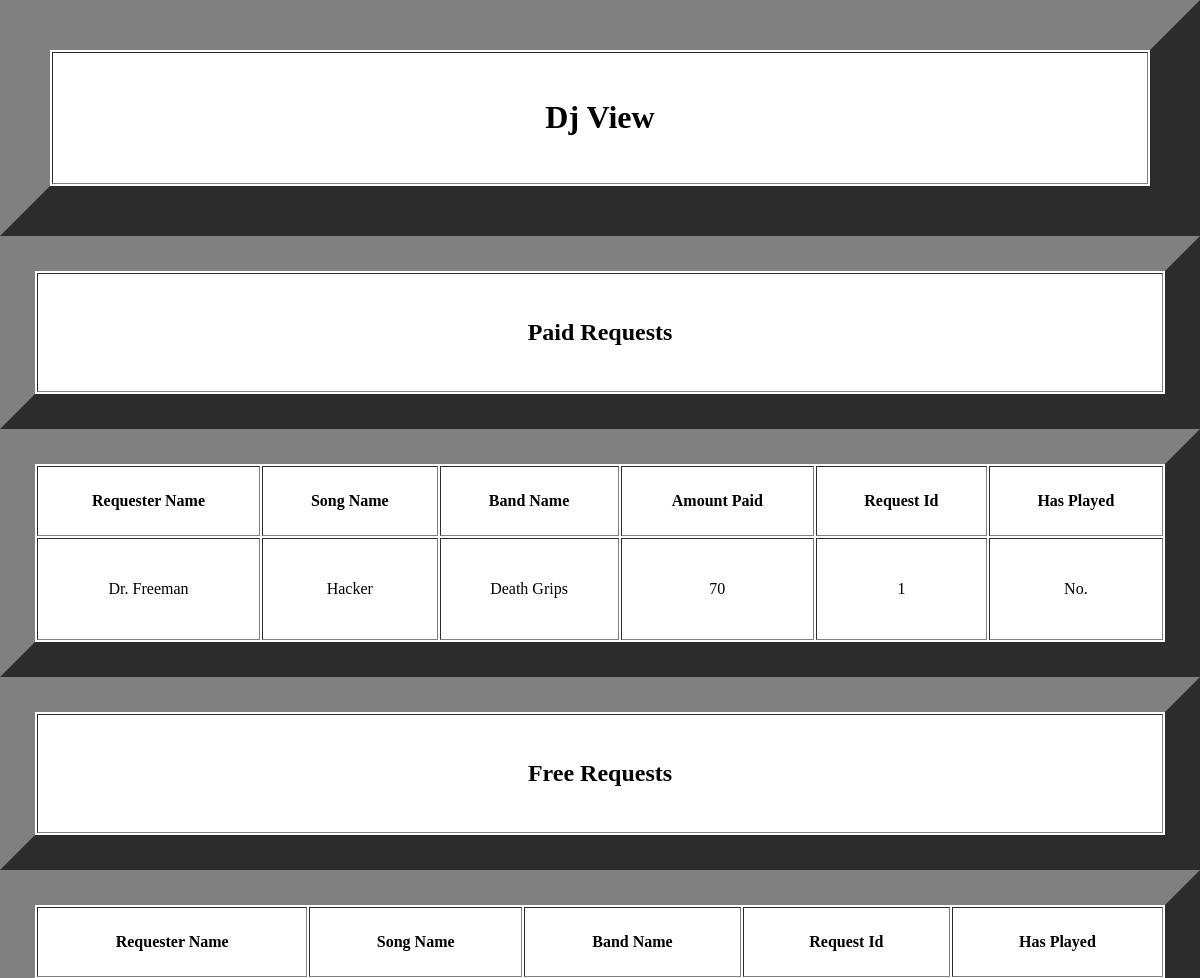
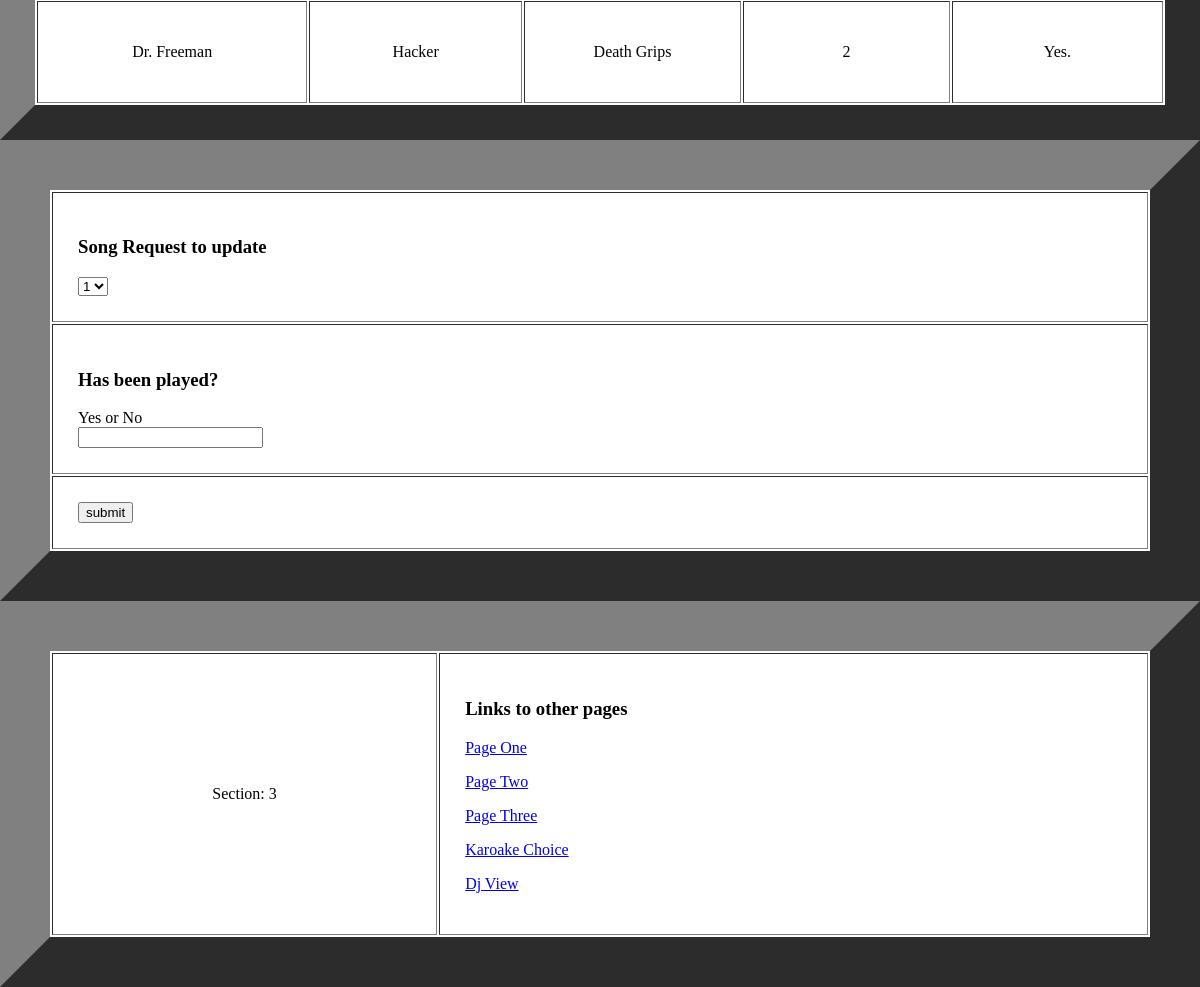
Page /dj_view.php on the earlier database version (2 pictures, top to bottom).
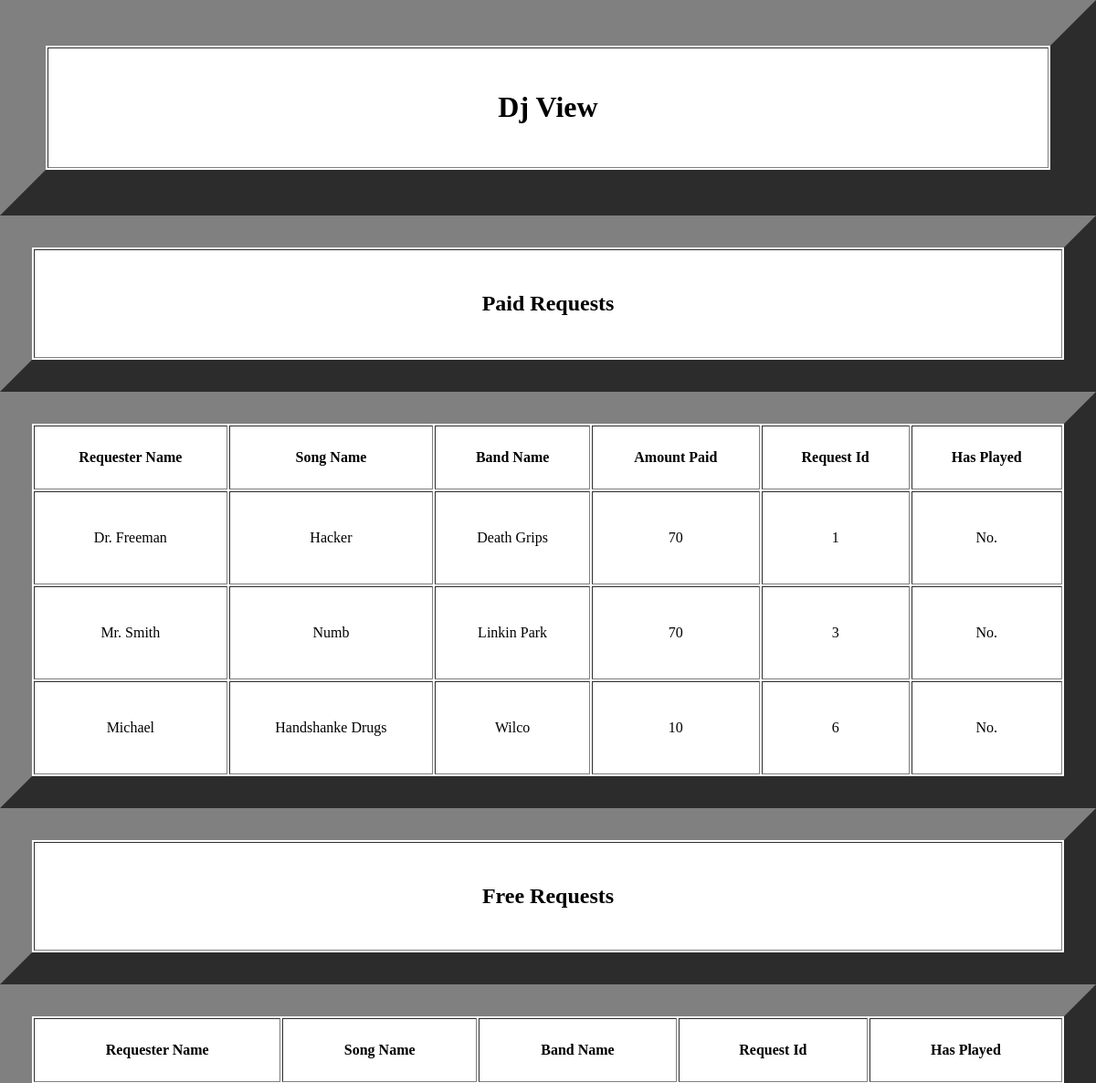
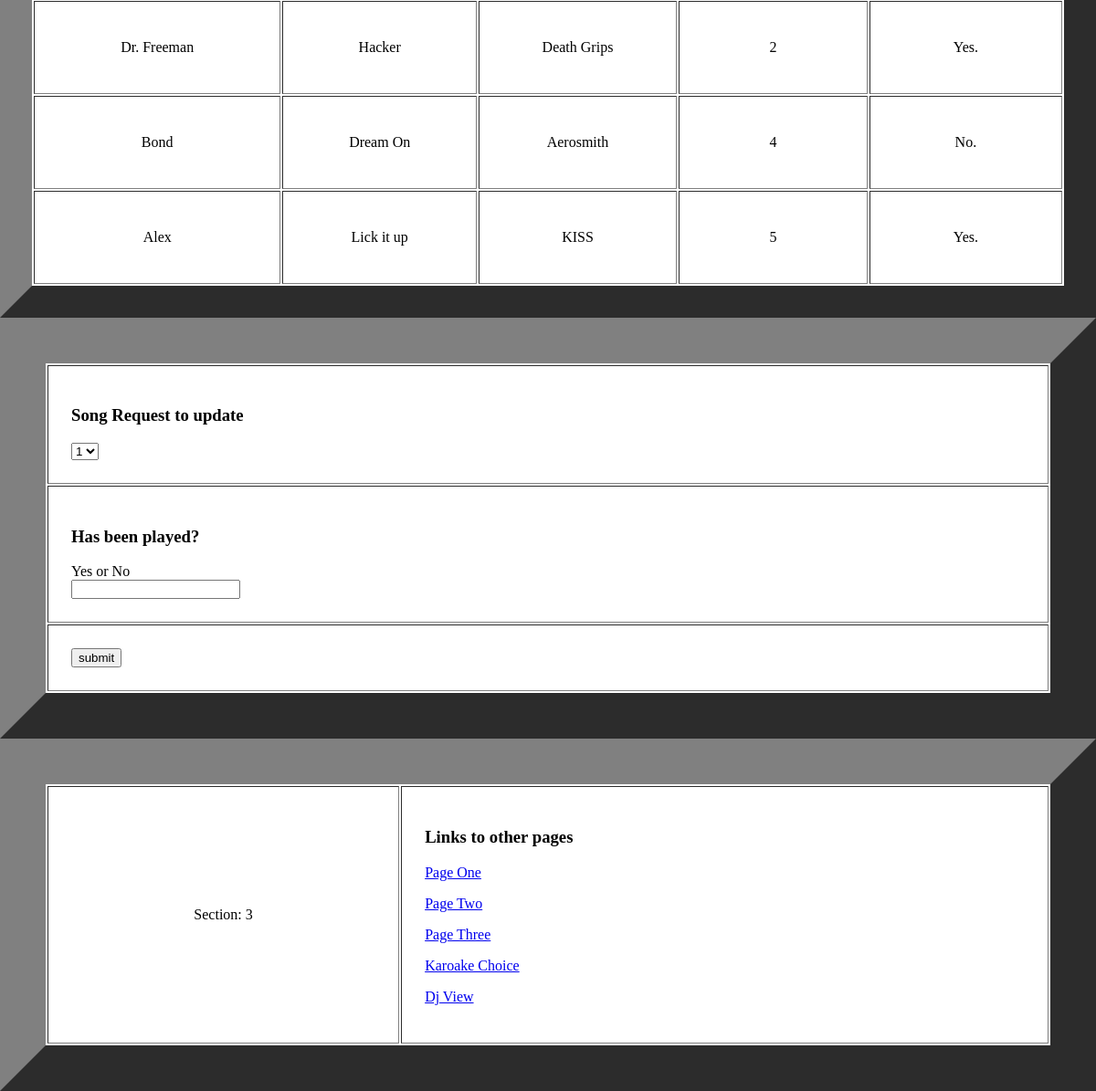
Same page on the later database version (2 pictures, top to bottom).
### tables this page shows
CREATE TABLE Song
(
    songId integer AUTO_INCREMENT,
    name Char(255),
    bandId int,
    primary key (songId),
    FOREIGN KEY (bandId) REFERENCES Band (bandId)
);

CREATE TABLE Requester
(
    requesterId integer AUTO_INCREMENT,
    name Char(255),
    primary key (requesterId)
);

CREATE TABLE Band
(
    bandId integer AUTO_INCREMENT,
    name Char(255),
    primary key (bandId)
);

CREATE TABLE Request
(
    requestId integer AUTO_INCREMENT,
    paid BOOL,
    amountpaid int,
    songId int,
    requesterId int,
    hasplayed BOOL,
    primary key (requestId),
    FOREIGN KEY (songId) REFERENCES Song (songId),
    FOREIGN KEY (requesterId) REFERENCES Requester (requesterId)
);

### dj_view.php (the view, shortened to what this page needs)
<!DOCTYPE html>
<?php
    $pageName = "Dj View";
     echo "<h1>$pageName</h1></center></td></tr></table></div>";
?>
<?php
    try {
        $dsn = "mysql:host=courses;dbname=z1732715";
        $username = "z1732715";
        $password = "1996Apr23";
        $pdo = new PDO($dsn, $username, $password);
    }
    catch(PDOexception $e) {
        echo "Connection to database failed: " . $e->getMessage();
    }
?>
 <?php
    $paidSql = "
       SELECT s.name 'Song Name', b.name 'Band Name', r.name 'Requester Name', request.requestId 'Request Id', request.amountpaid 'Amount Paid', request.hasplayed 'Has Played'  FROM Song s JOIN Request request JOIN Requester r JOIN Band b ON request.songId = s.songId AND r.requesterId = request.requesterId AND b.bandId = s.bandId WHERE request.paid = True;
    ";
    $paidResult = $pdo->query($paidSql);
    $paidRows = $paidResult->fetchAll();
    $freeSql = "
       SELECT s.name 'Song Name', b.name 'Band Name', r.name 'Requester Name', request.requestId 'Request Id', request.hasplayed 'Has Played' FROM Song s JOIN Request request JOIN Requester r JOIN Band b ON request.songId = s.songId AND r.requesterId = request.requesterId AND b.bandId = s.bandId WHERE request.paid = False;
    ";
    $freeResult = $pdo->query($freeSql);
    $freeRows = $freeResult->fetchAll();
    echo '
    <div width="50%">
        <table width="100%"  border="35px" cellpadding="25%">
            <tr>
                <td>
                    <center>
                        <h2>Paid Requests</h2>
                    </center>
                </td>
            </tr>
        </table>
        <table width="100%"  border="35px" cellpadding="25%">
            <tr>
                <th>Requester Name</th>
                <th>Song Name</th>
                <th>Band Name</th>
                <th>Amount Paid</th>
                <th>Request Id</th>
                <th>Has Played</th>
            </tr>
    ';
    foreach( $paidRows as $row ):
        echo '
            <tr>
                <td>
                    <center>' . $row['Requester Name'] . '</center>
                </td>
                <td>
                    <center>' . $row['Song Name'] . '</center>
                </td>
                <td>
                    <center>' . $row['Band Name'] . '</center>
                </td>
                <td>
                    <center>' . $row['Amount Paid'] . '</center>
                </td>
                <td>
                    <center>' . $row['Request Id'] . '</center>
                </td>
                <td>';
        if ($row['Has Played'] == 0)
        {
            echo '<center><p>No.</p></center>';
        }
        else
        {
            echo '<center><p>Yes.</p></center>';
        }
        echo '
                </td>
            </tr>
        ';
    endforeach;
    echo '
                </td>
            </tr>
        </table>
      </div>
    ';
    echo '
    <div width="50%">
        <table width="100%" border="35px" cellpadding="25%">
            <tr>
                <td>
                    <center>
                        <h2>Free Requests</h2>
                    </center>
                </td>
            </tr>
        </table>
        <table width="100%" border="35px" cellpadding="25%">
            <tr>
                <th>Requester Name</th>
                <th>Song Name</th>
                <th>Band Name</th>
                <th>Request Id</th>
                <th>Has Played</th>
            </tr>
    ';
    foreach( $freeRows as $row ):
        echo '
            <tr>
                <td>
                    <center>' . $row['Requester Name'] . '</center>
                </td>
                <td>
                    <center>' . $row['Song Name'] . '</center>
                </td>
                <td>
                    <center>' . $row['Band Name'] . '</center>
                </td>
                <td>
                    <center>' . $row['Request Id'] . '</center>
                </td>
                <td>';
        if ($row['Has Played'] == 1)
        {
            echo '<center><p>No.</p></center>';
        }
        else
        {
            echo '<center><p>Yes.</p></center>';
        }
        echo '
                </td>
            </tr>
        ';
    endforeach;
    echo '
                </td>
            </tr>
        </table>
      </div>
    ';
?>
<?php
    $sql = "
       SELECT * FROM Request LIMIT 10;
    ";
    $result = $pdo->query($sql);
    $allrows = $result->fetchAll();
    echo '
    <div width="100%">
        <form action="/~z1732715/group_project/dj_view.php" method="POST">
            <table width="100%" border="50px" cellpadding="25%">
                <tr>
                    <td>
                        <h3>Song Request to update</h3>
                        <select name="requestId">
    ';
    foreach( $allrows as $row ):
        echo '<option value="' . $row['requestId'] . '" >' . $row['requestId'] . '</option>';
    endforeach;
    echo '
                        </select>
                    </td>
                </tr>
                <tr>
                    <td>
                        <h3>Has been played?</h3>
                        <label>Yes or No</label>
                        <br>
                        <input name="hasplayed" type="text">
                    </td>
                </tr>
                <tr>
                    <td>
                        <input type="submit" value="submit">
                    </td>
                </tr>
            </table>
        </form>
      </div>
    ';
?>

Differences in the rows shown:
added song: requester.name "Mr. Smith", name "Numb", bandId.name "Linkin Park", request.amountpaid "70", request.requestId "3", shown under "Paid Requests"
added song: requester.name "Michael", name "Handshanke Drugs", bandId.name "Wilco", request.amountpaid "10", request.requestId "6", shown under "Paid Requests"
added song: requester.name "Bond", name "Dream On", bandId.name "Aerosmith", request.requestId "4", shows "No.", shown under "Free Requests"
added song: requester.name "Alex", name "Lick it up", bandId.name "KISS", request.requestId "5", shows "Yes.", shown under "Free Requests"
